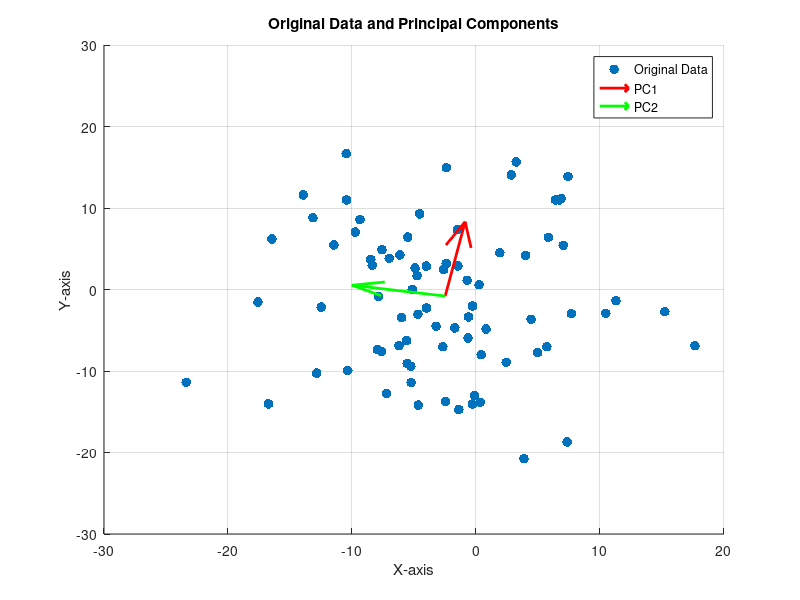
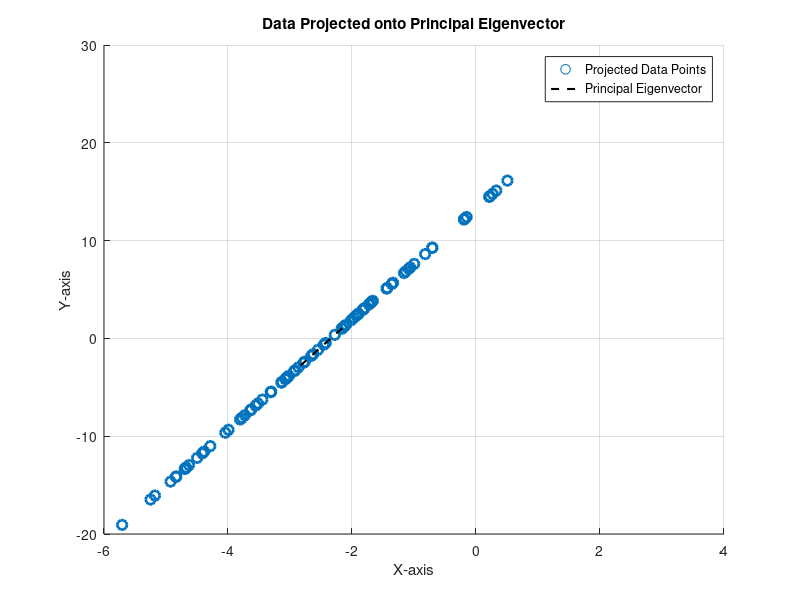

Reproduce these figures in MATLAB, in order.
clc;
clear;
close all;

numSamples = 80;
data = randn(2, numSamples) * 10;
means = mean(data, 2);
data_centered = data - means;
n = size(data, 2);
covariance = (data_centered * data_centered') / (n - 1);
[eigen_vectors, eigen_values] = eig(covariance);
[eigen_values_sorted, idx] = sort(diag(eigen_values), 'descend');
eigen_vectors_sorted = eigen_vectors(:, idx);
pca_projection = eigen_vectors_sorted' * data_centered;

disp(covariance);
disp(eigen_values_sorted);
disp(eigen_vectors_sorted);
disp(pca_projection);

figure;
scatter(data(1, :), data(2, :), 50, 'bo', 'filled');
hold on;
scaleFactor = 1;  
quiver(means(1), means(2), eigen_vectors_sorted(1,1) * sqrt(eigen_values_sorted(1)) * scaleFactor, ...
       eigen_vectors_sorted(2,1) * sqrt(eigen_values_sorted(1)) * scaleFactor, 0, 'r', 'LineWidth', 2);
quiver(means(1), means(2), eigen_vectors_sorted(1,2) * sqrt(eigen_values_sorted(2)) * scaleFactor, ...
       eigen_vectors_sorted(2,2) * sqrt(eigen_values_sorted(2)) * scaleFactor, 0, 'g', 'LineWidth', 2);
xlabel('X-axis');
ylabel('Y-axis');
title('Original Data and Principal Components');
legend('Original Data', 'PC1', 'PC2');
grid on;
hold off;

principal_component_1 = eigen_vectors_sorted(:,1);
projected_1D = principal_component_1' * data_centered;
reconstructed_2D = means + principal_component_1 * projected_1D;

disp(projected_1D);

figure;
scatter(reconstructed_2D(1, :), reconstructed_2D(2, :), 50, 'rx', 'LineWidth', 2);
hold on;
plot([means(1) - 2 * eigen_vectors_sorted(1,1), means(1) + 2 * eigen_vectors_sorted(1,1)], ...
     [means(2) - 2 * eigen_vectors_sorted(2,1), means(2) + 2 * eigen_vectors_sorted(2,1)], 'k--', 'LineWidth', 1.5);
xlabel('X-axis');
ylabel('Y-axis');
title('Data Projected onto Principal Eigenvector');
legend('Projected Data Points', 'Principal Eigenvector');
grid on;
hold off;
